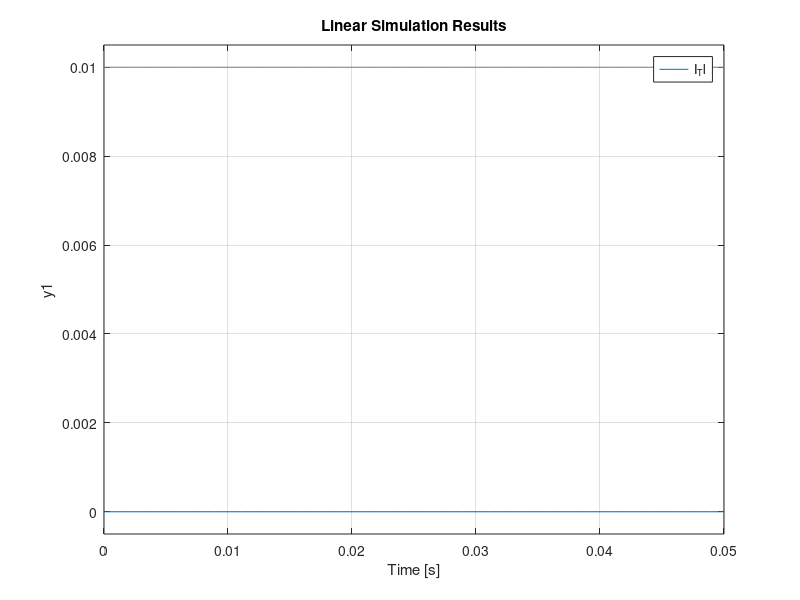

MATLAB code to generate this figure:
close all; clear all; clc; history -c;
pkg load control;

s = tf('s');
L = 1*10^-6;
R = 2;
J = 10^6;
B = 0.3*10^-5;
Kb = 0.042;
Ka = 0.042;

G1 = 1/(L*s + R);
G2 = 1/(J*s + B);

% W(s)/E(s) con Tl(s) = 0
W_E = feedback(G1*Ka*G2, Kb)

% I(s)/E(s) con Tl(s) = 0
I_E = feedback(G1, Ka*G2*Kb)

% W(s)/Tl(s) con E(s) = 0
W_Tl = -feedback(G2, -Kb*G1*Ka)

% I(s)/Tl(s) con E(s) = 0
I_Tl = -feedback(G2*(-Kb)*G1, Ka)

t = 0:0.001:0.05;
u1 = 24*ones(length(t),1);
u2 = 0.01*ones(length(t-2),1);

lsim(W_E, u1, t)
lsim(I_E, u1, t)
lsim(W_Tl, u2, t)
lsim(I_Tl, u2, t)
